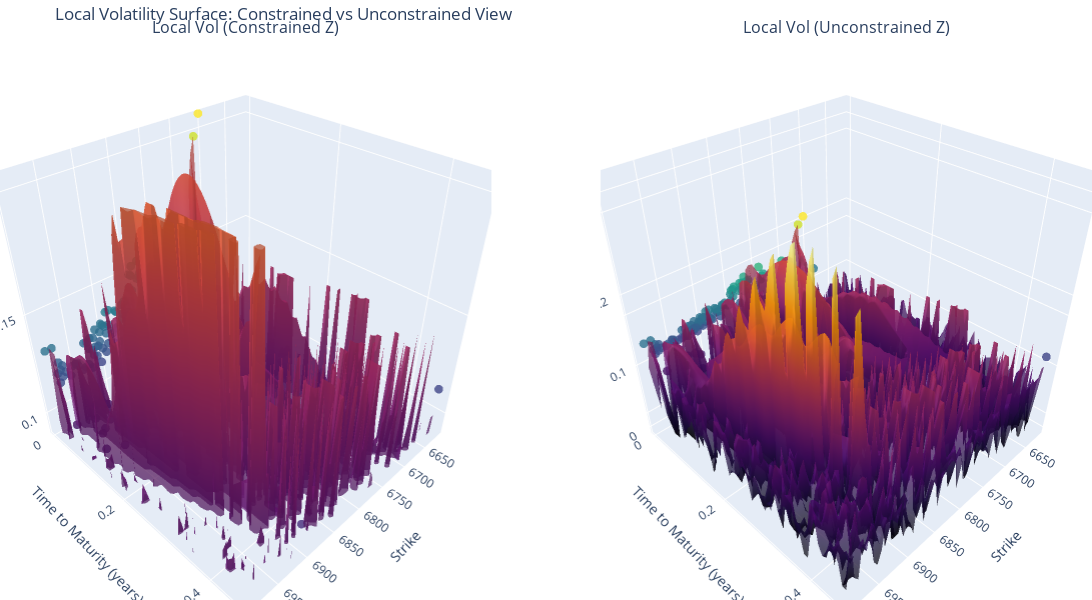

The notebook cell saved with this chart:
### Markdown cell above
### Local Vol using Interpolation

### Code cell
impvol_interp = interp
params = [calls["S0"].iloc[0],calls["r"].iloc[0],impvol_interp]
local_vol_surface = get_local_vol_surface(calls,params)
plot_local_vol_surface(calls,local_vol_surface)

### Figure 1 — Plotly figure (JSON) as saved in the notebook; plotly's stock layout.template omitted (floating-point values rounded to 4 significant figures; data arrays with more than 128 entries replaced by an {"elided": "..."} marker saying what was removed)
{"data": [{"marker": {"color": {"elided": "131 float values"}, "colorscale": [[0, "#440154"], [0.1111, "#482878"], [0.2222, "#3e4989"], [0.3333, "#31688e"], [0.4444, "#26828e"], [0.5556, "#1f9e89"], [0.6667, "#35b779"], [0.7778, "#6ece58"], [0.8889, "#b5de2b"], [1, "#fde725"]], "opacity": 0.8, "size": 3}, "mode": "markers", "name": "Data Points", "scene": "scene", "showlegend": false, "type": "scatter3d", "x": {"elided": "131 float values"}, "y": {"elided": "131 float values"}, "z": {"elided": "131 float values"}}, {"colorscale": [[0, "#000004"], [0.1111, "#1b0c41"], [0.2222, "#4a0c6b"], [0.3333, "#781c6d"], [0.4444, "#a52c60"], [0.5556, "#cf4446"], [0.6667, "#ed6925"], [0.7778, "#fb9b06"], [0.8889, "#f7d13d"], [1, "#fcffa4"]], "opacity": 0.7, "scene": "scene", "showlegend": false, "showscale": false, "type": "surface", "x": {"elided": "60x60 float values"}, "y": {"elided": "60x60 float values"}, "z": {"elided": "60x60 float values"}}, {"marker": {"color": {"elided": "131 float values"}, "colorscale": [[0, "#440154"], [0.1111, "#482878"], [0.2222, "#3e4989"], [0.3333, "#31688e"], [0.4444, "#26828e"], [0.5556, "#1f9e89"], [0.6667, "#35b779"], [0.7778, "#6ece58"], [0.8889, "#b5de2b"], [1, "#fde725"]], "opacity": 0.8, "size": 3}, "mode": "markers", "name": "Data Points", "scene": "scene2", "showlegend": false, "type": "scatter3d", "x": {"elided": "131 float values"}, "y": {"elided": "131 float values"}, "z": {"elided": "131 float values"}}, {"colorscale": [[0, "#000004"], [0.1111, "#1b0c41"], [0.2222, "#4a0c6b"], [0.3333, "#781c6d"], [0.4444, "#a52c60"], [0.5556, "#cf4446"], [0.6667, "#ed6925"], [0.7778, "#fb9b06"], [0.8889, "#f7d13d"], [1, "#fcffa4"]], "opacity": 0.7, "scene": "scene2", "showlegend": false, "showscale": false, "type": "surface", "x": {"elided": "60x60 float values"}, "y": {"elided": "60x60 float values"}, "z": {"elided": "60x60 float values"}}], "layout": {"annotations": [{"font": {"size": 16}, "showarrow": false, "text": "Local Vol (Constrained Z)", "x": 0.225, "xanchor": "center", "xref": "paper", "y": 1, "yanchor": "bottom", "yref": "paper"}, {"font": {"size": 16}, "showarrow": false, "text": "Local Vol (Unconstrained Z)", "x": 0.775, "xanchor": "center", "xref": "paper", "y": 1, "yanchor": "bottom", "yref": "paper"}], "height": 600, "margin": {"b": 0, "l": 0, "r": 0, "t": 40}, "scene": {"domain": {"x": [0, 0.45], "y": [0, 1]}, "xaxis": {"title": {"text": "Strike"}}, "yaxis": {"title": {"text": "Time to Maturity (years)"}}, "zaxis": {"range": [0.08857, 0.2072], "title": {"text": "Volatility"}}}, "scene2": {"domain": {"x": [0.55, 1], "y": [0, 1]}, "xaxis": {"title": {"text": "Strike"}}, "yaxis": {"title": {"text": "Time to Maturity (years)"}}, "zaxis": {"title": {"text": "Volatility"}}}, "title": {"text": "Local Volatility Surface: Constrained vs Unconstrained View"}, "width": 1200}}
